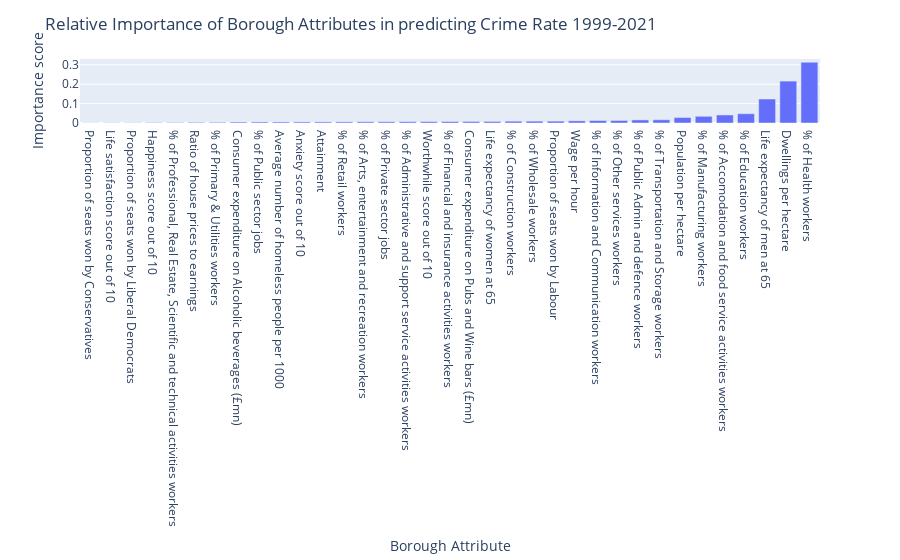

The notebook cell saved with this chart:
### Markdown cell above
We can rank the plot above from lowest importance, to most important "Borough attribute".

### Code cell
# Get the feature importances
importances = regressor.feature_importances_

# Sort the importance scores in ascending order
indices = np.argsort(importances)

# Get the column names in the correct order
cols = X_train.columns[indices]

# Create a bar chart using the px.bar() function
fig = px.bar(
    x=cols,
    y=importances[indices],
    labels={'x': 'Borough Attribute', 'y': 'Importance score'}
    
)

#Add title
fig.update_layout(title="Relative Importance of Borough Attributes in predicting Crime Rate 1999-2021")

# Save the figure as an HTML file
pio.write_html(fig, file='interactive_plot_htmls/ranked_importance_1999_2021.html')

# Show the plot
fig.show()

### Figure 1 — Plotly figure (JSON) as saved in the notebook; plotly's stock layout.template omitted (floating-point values rounded to 4 significant figures)
{"data": [{"alignmentgroup": "True", "hovertemplate": "Borough Attribute=%{x}<br>Importance score=%{y}<extra></extra>", "legendgroup": "", "marker": {"color": "#636efa", "pattern": {"shape": ""}}, "name": "", "offsetgroup": "", "orientation": "v", "showlegend": false, "textposition": "auto", "type": "bar", "x": ["Proportion of seats won by Conservatives", "Life satisfaction score out of 10", "Proportion of seats won by Liberal Democrats", "Happiness score out of 10", "% of Professional, Real Estate, Scientific and technical activities workers", "Ratio of house prices to earnings", "% of Primary & Utilities workers", "Consumer expenditure on Alcoholic beverages (£mn)", "% of Public sector jobs", "Average number of homeless people per 1000", "Anxiety score out of 10", "Attainment", "% of Retail workers", "% of Arts, entertainment and recreation workers", "% of Private sector jobs", "% of Administrative and support service activities workers", "Worthwhile score out of 10", "% of Financial and insurance activities workers", "Consumer expenditure on Pubs and Wine bars (£mn)", "Life expectancy of women at 65", "% of Construction workers", "% of Wholesale workers", "Proportion of seats won by Labour", "Wage per hour", "% of Information and Communication workers", "% of Other services workers", "% of Public Admin and defence workers", "% of Transportation and Storage workers", "Population per hectare", "% of Manufacturing workers", "% of Accomodation and food service activities workers", "% of Education workers", "Life expectancy of men at 65", "Dwellings per hectare", "% of Health workers"], "xaxis": "x", "y": [0.0007215, 0.001093, 0.001115, 0.002028, 0.002568, 0.003391, 0.00363, 0.005012, 0.005384, 0.005409, 0.005544, 0.005593, 0.005896, 0.006244, 0.006427, 0.006848, 0.007355, 0.007642, 0.008007, 0.008034, 0.009283, 0.009446, 0.009615, 0.0112, 0.01271, 0.01299, 0.01582, 0.01665, 0.0281, 0.03448, 0.04138, 0.04781, 0.1236, 0.2158, 0.3131], "yaxis": "y"}], "layout": {"autosize": true, "barmode": "relative", "legend": {"tracegroupgap": 0}, "margin": {"t": 60}, "title": {"text": "Relative Importance of Borough Attributes in predicting Crime Rate 1999-2021"}, "xaxis": {"anchor": "y", "autorange": true, "domain": [0, 1], "range": [-0.5, 34.5], "title": {"text": "Borough Attribute"}, "type": "category"}, "yaxis": {"anchor": "x", "autorange": true, "domain": [0, 1], "range": [0, 0.3296], "title": {"text": "Importance score"}, "type": "linear"}}}
